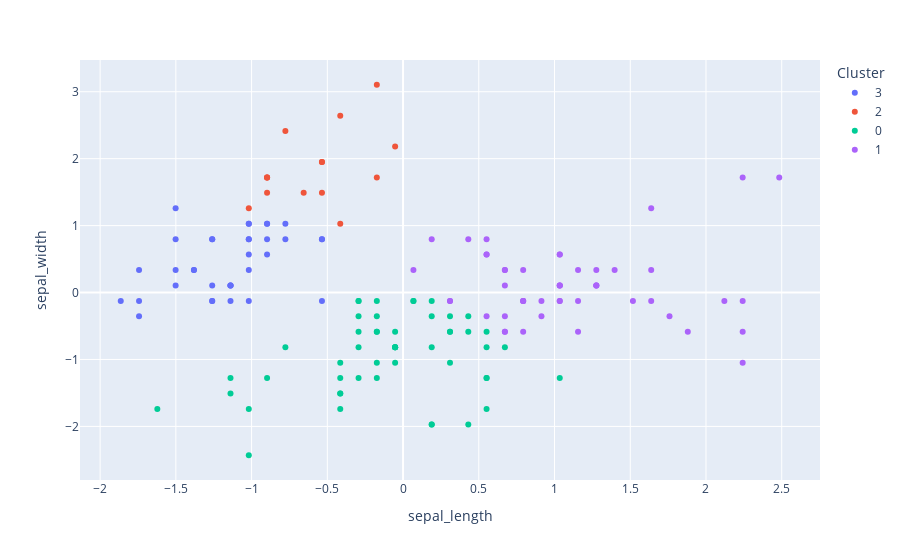

Notebook code for this chart:
### Code cell
# 4 clusters

kmeans = KMeans(4)

kmeans.fit(x)

clusters_identificados = kmeans.fit_predict(x) # Prediccion de clusters segun el modelo

datos_con_clusters = data.copy()

# Variable que nos ayudara a observar que cluster se le ha identificado a cada dato
datos_con_clusters['Cluster'] = clusters_identificados

datos_con_clusters['Cluster'] = datos_con_clusters["Cluster"].astype("category")

fig = px.scatter(datos_con_clusters,
                 x = 'sepal_length',
                 y = 'sepal_width',
                 color = 'Cluster',
                )
fig.show()

### Figure 1 — Plotly figure (JSON) as saved in the notebook; plotly's stock layout.template omitted (floating-point values rounded to 4 significant figures)
{"data": [{"hovertemplate": "Cluster=3<br>sepal_length=%{x}<br>sepal_width=%{y}<extra></extra>", "legendgroup": "3", "marker": {"color": "#636efa", "symbol": "circle"}, "mode": "markers", "name": "3", "orientation": "v", "showlegend": true, "type": "scatter", "x": [-0.8977, -1.139, -1.381, -1.501, -1.501, -1.018, -1.743, -1.139, -1.26, -1.26, -1.864, -0.8977, -0.5354, -1.501, -0.8977, -1.26, -1.018, -1.018, -0.7769, -0.7769, -1.381, -1.26, -0.5354, -1.139, -1.018, -1.139, -1.743, -0.8977, -1.018, -1.743, -1.018, -1.26, -1.501, -1.018, -0.5354], "xaxis": "x", "y": [1.029, -0.1245, 0.3367, 0.1061, 0.798, 0.798, -0.3552, 0.1061, 0.798, -0.1245, -0.1245, 1.029, 0.798, 1.259, 0.5674, 0.798, -0.1245, 0.798, 1.029, 0.798, 0.3367, 0.1061, 0.798, 0.1061, 0.3367, 0.1061, -0.1245, 0.798, 1.029, 0.3367, 1.029, -0.1245, 0.3367, 0.5674, -0.1245], "yaxis": "y"}, {"hovertemplate": "Cluster=2<br>sepal_length=%{x}<br>sepal_width=%{y}<extra></extra>", "legendgroup": "2", "marker": {"color": "#EF553B", "symbol": "circle"}, "mode": "markers", "name": "2", "orientation": "v", "showlegend": true, "type": "scatter", "x": [-1.018, -0.5354, -0.5354, -0.05233, -0.1731, -0.5354, -0.1731, -0.8977, -0.8977, -0.7769, -0.4146, -0.4146, -0.8977, -0.8977, -0.6561], "xaxis": "x", "y": [1.259, 1.951, 1.49, 2.182, 3.104, 1.951, 1.721, 1.721, 1.49, 2.412, 2.643, 1.029, 1.721, 1.721, 1.49], "yaxis": "y"}, {"hovertemplate": "Cluster=0<br>sepal_length=%{x}<br>sepal_width=%{y}<extra></extra>", "legendgroup": "0", "marker": {"color": "#00cc96", "symbol": "circle"}, "mode": "markers", "name": "0", "orientation": "v", "showlegend": true, "type": "scatter", "x": [-1.622, -0.4146, -0.1731, -1.139, -0.7769, -1.018, 0.06843, 0.1892, 0.31, -0.2939, -0.2939, -0.05233, 0.4307, -0.2939, 0.31, 0.5515, 0.31, 0.1892, -0.1731, -0.4146, -0.4146, -0.05233, 0.1892, 0.5515, -0.2939, -0.4146, -0.4146, -0.05233, -1.018, -0.2939, -0.1731, -0.1731, 0.4307, -0.8977, -0.1731, -0.05233, -1.139, 1.035, 0.6722, -0.1731, -0.05233, 0.1892, -0.2939, 0.5515, 0.4307, 0.5515, 0.31, 0.1892, -0.05233, 0.5515, 0.06843], "xaxis": "x", "y": [-1.739, -1.739, -0.5858, -1.508, -0.8164, -2.431, -0.1245, -1.97, -0.3552, -0.3552, -0.1245, -0.8164, -1.97, -1.278, -0.5858, -1.278, -0.5858, -0.3552, -1.047, -1.508, -1.508, -0.8164, -0.8164, -1.739, -0.1245, -1.278, -1.047, -1.047, -1.739, -0.8164, -0.1245, -0.3552, -0.3552, -1.278, -0.5858, -0.8164, -1.278, -1.278, -0.8164, -1.278, -0.5858, -1.97, -0.5858, -0.8164, -0.5858, -0.5858, -1.047, -0.1245, -0.8164, -1.278, -0.1245], "yaxis": "y"}, {"hovertemplate": "Cluster=1<br>sepal_length=%{x}<br>sepal_width=%{y}<extra></extra>", "legendgroup": "1", "marker": {"color": "#ab63fa", "symbol": "circle"}, "mode": "markers", "name": "1", "orientation": "v", "showlegend": true, "type": "scatter", "x": [1.397, 0.6722, 1.276, 0.793, 0.5515, 0.9138, 1.035, 0.06843, 0.6722, 0.9138, 1.155, 1.035, 0.1892, 1.035, 0.31, 0.5515, 1.518, 0.5515, 0.793, 2.121, 1.759, 1.638, 0.793, 1.155, 0.6722, 0.793, 2.242, 2.242, 1.276, 2.242, 1.035, 1.638, 0.31, 0.6722, 1.638, 1.88, 2.484, 0.6722, 2.242, 0.5515, 0.6722, 1.276, 1.035, 1.276, 1.155, 1.035, 1.035, 0.793, 0.4307], "xaxis": "x", "y": [0.3367, 0.3367, 0.1061, -0.5858, 0.5674, -0.3552, 0.1061, 0.3367, -0.3552, -0.1245, -0.5858, -0.1245, 0.798, 0.1061, -0.1245, 0.5674, -0.1245, -0.3552, -0.1245, -0.1245, -0.3552, 1.259, 0.3367, -0.1245, 0.3367, -0.1245, 1.721, -1.047, 0.3367, -0.5858, 0.5674, 0.3367, -0.1245, -0.5858, -0.1245, -0.5858, 1.721, -0.5858, -0.1245, 0.798, 0.1061, 0.1061, 0.1061, 0.1061, 0.3367, 0.5674, -0.1245, -0.1245, 0.798], "yaxis": "y"}], "layout": {"legend": {"title": {"text": "Cluster"}, "tracegroupgap": 0}, "margin": {"t": 60}, "xaxis": {"anchor": "y", "domain": [0, 1], "title": {"text": "sepal_length"}}, "yaxis": {"anchor": "x", "domain": [0, 1], "title": {"text": "sepal_width"}}}}
